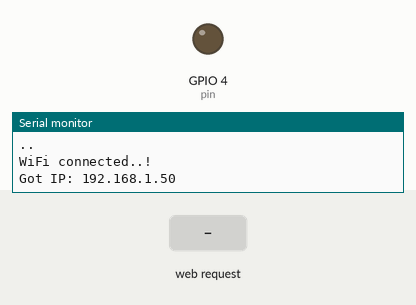
Simulated run of this sketch. Board: ESP32. Shown: output pins drawn as LEDs (lit = HIGH), the last lines printed to the serial monitor. The inputs (shaded band) are chosen by the test bench. WiFi joins after 1.5 s; servers stay silent unless stated.

Above: at 3.7 s.
3.8 s: HTTP request GET /H received
At 4.6 s:
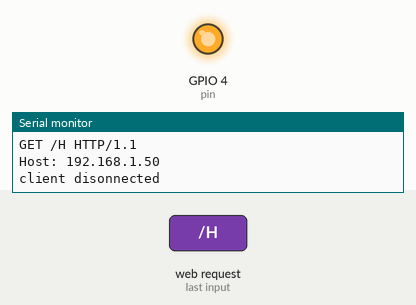
5.3 s: HTTP request GET /L received
At 5.8 s:
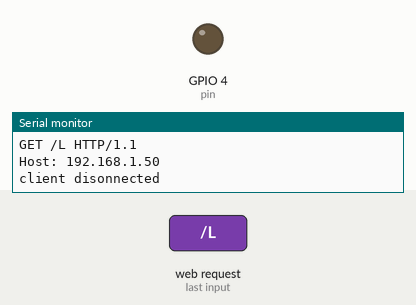
Timing chart, 0 to 8.3 s (numbered marks = the images above; inputs shaded):
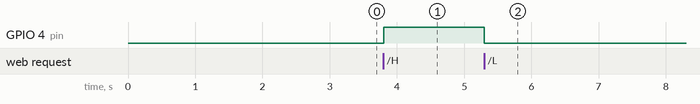

The sketch:

Lab5_part2.ino
```cpp
#include <WiFi.h>


const char* ssid = "smita tiwari";
const char* password = "11223344";
int pin = 4;
int detected;
// String data ="";
// String page="";
// bool isTriggered;
WiFiServer server(80);

void setup() {
  pinMode(pin,OUTPUT);
  Serial.begin(9600);
  delay(500);


  Serial.println("Connecting to ");
  Serial.println(ssid);


  WiFi.begin(ssid, password);

  //check wi-fi is connected to wi-fi network
  while (WiFi.status() != WL_CONNECTED) {
  delay(1000);
  Serial.print(".");
  }
  Serial.println("");
  Serial.println("WiFi connected..!");
  Serial.print("Got IP: ");
  Serial.println(WiFi.localIP());


  server.begin();
 //  Serial.println("HTTP server started");


}


void loop(){
WiFiClient client = server.available();   // listen for incoming clients
  if (client) {                             // if you get a client,
    Serial.println("new client");           // print a message out the serial port
    String currentLine = "";                // make a String to hold incoming data from the client
    while (client.connected()) {            // loop while the client's connected
      if (client.available()) {             // if there's bytes to read from the client,
        char c = client.read();             // read a byte, then
        Serial.write(c);                    // print it out the serial monitor
        if (c == '\n') {                    // if the byte is a newline character
          // if the current line is blank, you got two newline characters in a row.
          // that's the end of the client HTTP request, so send a response:
          if (currentLine.length() == 0) {
            // HTTP headers always start with a response code (e.g. HTTP/1.1 200 OK)
            // and a content-type so the client knows what's coming, then a blank line:
            client.println("HTTP/1.1 200 OK");
            client.println("Content-type:text/html");
            client.println();
            // the content of the HTTP response follows the header:
            client.print("<h1>Click <a href=\"/H\">here</a> turn the LED and Buzzer on</h1><br>");
            client.print("<h1>Click <a href=\"/L\">here</a> turn the LED and Buzzer off</h1><br>");
            // The HTTP response ends with another blank line:
            client.println();
            // break out of the while loop:
            break;
          } else {    // if you got a newline, then clear currentLine:
            currentLine = "";
          }
        } else if (c != '\r') {  // if you got anything else but a carriage return character,
          currentLine += c;      // add it to the end of the currentLine
        }
        // Check to see if the client request was "GET /H" or "GET /L":
        if (currentLine.endsWith("GET /H")) {
          digitalWrite(4, HIGH);               // GET /H turns the LED on
        }
        if (currentLine.endsWith("GET /L")) {
          digitalWrite(4, LOW);                // GET /L turns the LED off
        }
      }
    }
    // close the connection:
    client.stop();
    Serial.println("client disonnected");
  }
}
```

Measured:
- after the input at 3.8 s, GPIO 4 (pin): LOW → HIGH at once
- after the input at 5.3 s, GPIO 4 (pin): HIGH → LOW at once
